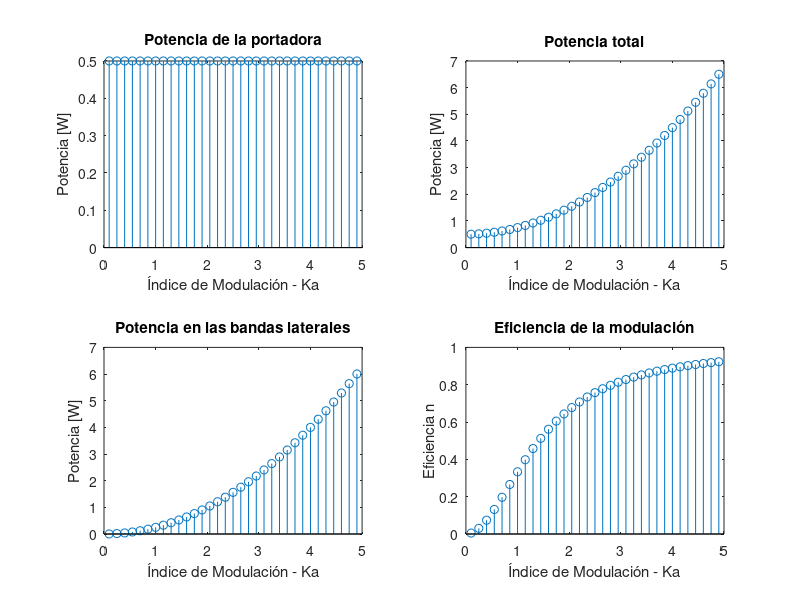

Reproduce this figure in MATLAB.
clc, clear;
%% Parámetros de la simulación
fs = 10000;         % Frecuencia de muestreo (Hz)
t = 0:1/fs:1-1/fs;  % Vector de tiempo (1 segundo)

% Parámetros de la señal portadora
fc = 1000;          % Frecuencia de la portadora (Hz)
Ac = 1;             % Amplitud de la portadora

% Parámetros de la señal moduladora
fm = 100;           % Frecuencia de la moduladora (Hz)
Am = 0.3;           % Amplitud de la moduladora
ka = 2;           % Índice de modulación (debe ser <= 1 para evitar sobremodulación)

%% Generación de señales
% Señal portadora
portadora = Ac * cos(2*pi*fc*t);

% Señal moduladora (coseno)
moduladora = Am * ( cos(2*pi*fm*t) + 0.67*cos(2*pi*2*fm*t) );

% Señal modulada AM
modulada = Ac * (1 + ka*moduladora) .* cos(2*pi*fc*t);

%% Análisis de potencia
% Determinando Vcm(t)
% Pc: Potencia portadora Pc = Ac^2/2;
% Pbl: Potencia bandas laterales
% Pcm: Potencia total
% Pbls: Potencia en la banda superior
% Pbli: Potencia en la banda inferior

% Resistencia de potencia
RL = 1;

% Arreglo con los diferentes indices de modulación
% indices = [0.3, 0.5, 0.7, 1, 1.2, 1.5, 1.8, 2];
% indices = [0.5, 1, 1.5];
indices = 0.1:0.15:5;

APc = [];
APcm = [];
APt = [];
APbl = [];
AEficiencia = [];

for i = 1 : 1: length(indices)
   
    % Potencia en la portadora
    Pc = Ac^2/(2*RL);
    % Potencia en la banda lateral inferior
    Pbli = (indices(i)*Ac/2)^2/(2*RL);

    % Potencia en la banda lateral superior
    Pbls = (indices(i)*Ac/2)^2/(2*RL);

    % Potencia Total
    Pcm = Pc + Pbli + Pbls;
    Pt = (Ac^2/2)*(1 + indices(i)^2/2);

    % Potencia en las bandas laterales
    Pbl = Pbli + Pbls; 
    
    % Eficiencia de la modulación
    eficiencia = Pbl/Pcm;
    
    APc = [APc, Pc];
    APcm = [APcm, Pcm];
    APt = [APt, Pt];
    APbl = [APbl, Pbl];
    AEficiencia = [AEficiencia, eficiencia];
    
%     mensaje_pcm = sprintf('Ka = %.2f; Potencia Modulada: %.4f W', indices(i), Pcm);
%     m_eficiencia = sprintf('Ka = %.2f; Eficiencia: %.4f W', indices(i), eficiencia);
end

figure;
subplot(221);
stem(indices, APc);
title('Potencia de la portadora');
ylabel('Potencia [W]');
xlabel('Índice de Modulación - Ka');

subplot(222);
stem(indices, APcm);
title('Potencia total');
ylabel('Potencia [W]');
xlabel('Índice de Modulación - Ka');

subplot(223);
stem(indices, APbl);
title('Potencia en las bandas laterales');
ylabel('Potencia [W]');
xlabel('Índice de Modulación - Ka');

subplot(224)
stem(indices, AEficiencia);
title('Eficiencia de la modulación');
ylabel('Eficiencia n');
xlabel('Índice de Modulación - Ka');

% figure;
% stem(indices, APt);

%% 



